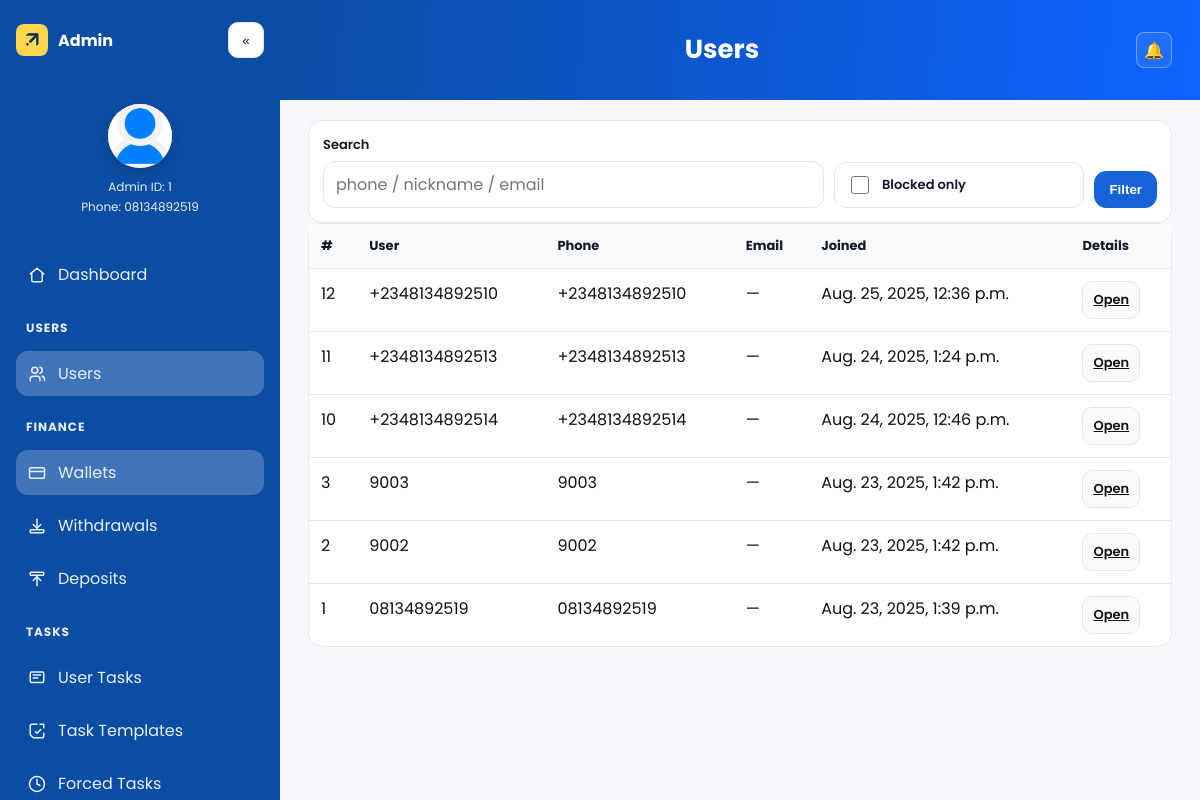
The page /bo/users/ (signed in) on the database as committed earlier.
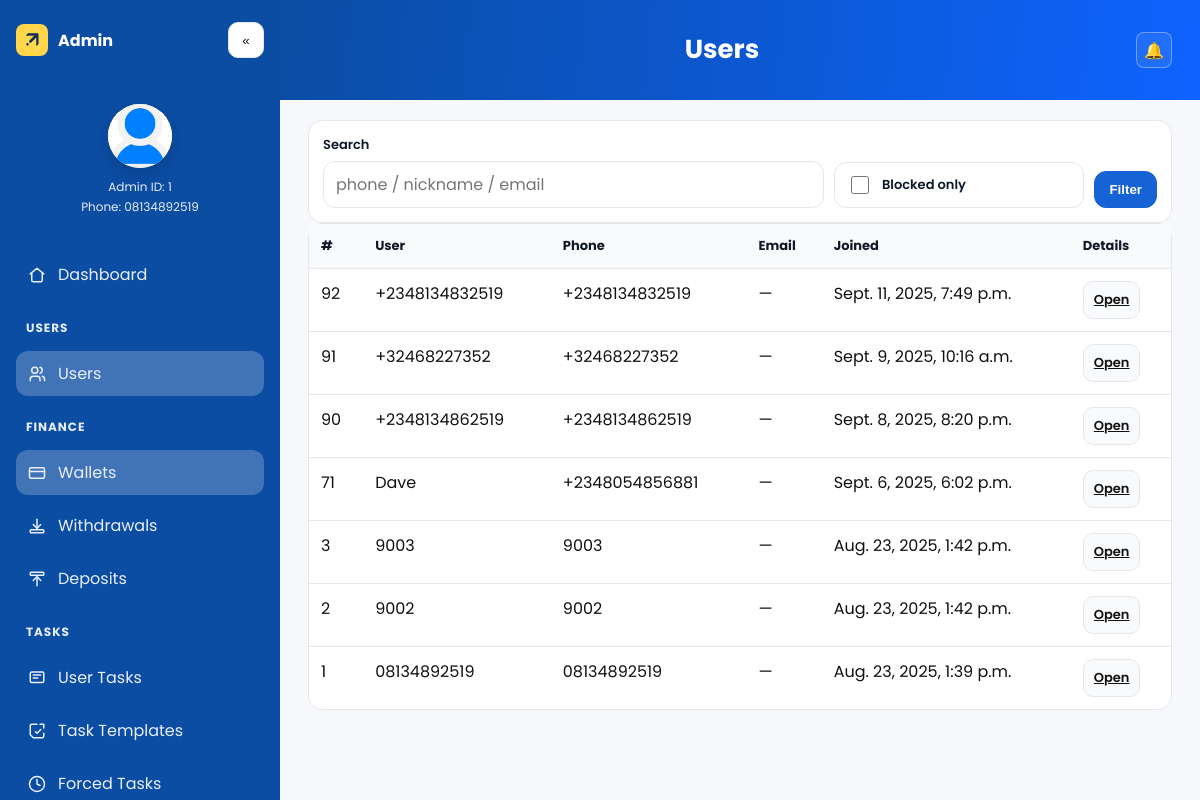
The same page on the database as committed later.
### main/models.py (models this page shows, shortened)
class CustomUser(AbstractUser):
    username = None
    phone = models.CharField(max_length=20, unique=True)
    invitation_code = models.CharField(max_length=50, blank=True, null=True)
    nickname   = models.CharField(max_length=50, blank=True)
    avatar     = models.ImageField(upload_to="avatars/%Y/%m/", blank=True, null=True)
    avatar_url = models.URLField(blank=True, null=True, validators=[URLValidator()])
    signup_ip = models.GenericIPAddressField(blank=True, null=True)
    signup_country = models.CharField(max_length=100, blank=True, null=True)
    last_login_ip = models.GenericIPAddressField(blank=True, null=True)
    last_login_country = models.CharField(max_length=100, blank=True, null=True)
    tx_pin_hash = models.CharField(max_length=128, blank=True)
    tx_pin_changed_at = models.DateTimeField(blank=True, null=True)
    tx_pin_attempts = models.PositiveIntegerField(default=0)
    tx_pin_locked_until = models.DateTimeField(blank=True, null=True)
    USERNAME_FIELD = "phone"
    REQUIRED_FIELDS = []
    objects = CustomUserManager()
    def __str__(self) -> str:
        return self.nickname or self.phone

### main/admin_view.py (the view)
# urls.py: path("bo/users/", bo.bo_users, name="bo_users"),
@login_required
@user_passes_test(staff_or_manager)
def bo_users(request):
    q      = (request.GET.get("q") or "").strip()
    blocked = request.GET.get("blocked") == "1"
    qs = CustomUser.objects.all().order_by("-date_joined")
    if q:
        qs = qs.filter(
            Q(phone__icontains=q) |
            Q(nickname__icontains=q) |
            Q(email__icontains=q)
        )
    if blocked:
        qs = qs.filter(task_progress__is_blocked=True)
    page_obj = _paginate(qs, request, per_page=25)
    return render(request, "meta_search/bo/users.html", {
        "active_page": AP["usr"],
        "page_obj": page_obj,
        "q": q, "blocked": blocked,
    })

### main/admin_view.py (called while the page is built)
def staff_or_manager(user):
    return user.is_active and (user.is_staff or user.groups.filter(name="managers").exists())

def _paginate(qs, request, per_page=25, page_param="page"):
    page = request.GET.get(page_param) or 1
    return Paginator(qs, per_page).get_page(page)

### templates/meta_search/bo/users.html (shortened to what this page needs)
{% extends "base_admin.html" %}
{% block page_title %}Users{% endblock %}
{% block content %}
<form method="get" class="card filter-card" role="search">
  <div class="filter-grid">
    <div class="field">
      <label for="q">Search</label>
      <input id="q" class="input" type="text" name="q" value="{{ q }}" placeholder="phone / nickname / email">
    </div>
    <div class="field">
      <label>&nbsp;</label>
      <div class="checkbox-wrap">
        <input id="blocked" type="checkbox" name="blocked" value="1" {% if blocked %}checked{% endif %}>
        <label for="blocked" style="margin:0; font-weight:600; cursor:pointer;">Blocked only</label>
      </div>
    </div>
    <div class="field">
      <label>&nbsp;</label>
      <button class="btn primary" type="submit" style="width:100%;">Filter</button>
    </div>
  </div>
</form>
<div class="card table-card">
  <div class="table-responsive">
    <table class="tbl">
      <thead>
        <tr>
          <th>#</th>
          <th>User</th>
          <th>Phone</th>
          <th>Email</th>
          <th>Joined</th>
          <th>Details</th>
        </tr>
      </thead>
      <tbody>
        {% for u in page_obj %}
          <tr>
            <td data-label="#">{{ u.id }}</td>
            <td data-label="User">{{ u }}</td>
            <td data-label="Phone">{{ u.phone|default:"—" }}</td>
            <td data-label="Email">{{ u.email|default:"—" }}</td>
            <td data-label="Joined">{{ u.date_joined }}</td>
            <td data-label="Details">
              <div class="actions">
                <a class="btn small" href="{% url 'bo_user_detail' u.id %}">Open</a>
              </div>
            </td>
          </tr>
        {% empty %}
          <tr>
            <td colspan="6" style="padding:16px;">No users.</td>
          </tr>
        {% endfor %}
      </tbody>
    </table>
  </div>
</div>
{% endblock %}

### templates/base_admin.html (shortened to what this page needs)
{% load static %}
<!DOCTYPE html>
<html lang="en">
<head>
  <link rel="stylesheet" href="{% static 'meta_search/base_admin_layout.css' %}">
</head>
<body>
  <div class="app {% block app_classes %}{% endblock %}" id="app">
    <aside class="sidebar" id="sidebar">
      <div class="brand">
        <a class="brand-button" href="{% url 'admin_dashboard' %}" title="Admin Dashboard">
          <img src="{% static 'meta_search/images/logo_emoji.png' %}" alt="Admin" style="width:20px; height:20px; vertical-align:middle;">
        </a>
        <div class="brand-name">Admin</div>
        <button class="sb-toggle sb-toggle-desktop" id="sbToggleDesktop" aria-label="Collapse menu" title="Collapse">«</button>
      </div>
      {% static 'meta_search/images/avatar-placeholder.png' as avatar_placeholder %}
      <div class="profile" title="{{ request.user.nickname|default:request.user.get_full_name|default:request.user.username }}">
        <div class="avatar">
          {% if request.user.avatar %}
            <img src="{{ request.user.avatar.url }}" alt="Admin avatar" width="48" height="48" loading="lazy" onerror="this.src='{{ avatar_placeholder }}'">
          {% elif request.user.avatar_url %}
            <img src="{{ request.user.avatar_url }}" alt="Admin avatar" width="48" height="48" loading="lazy" onerror="this.src='{{ avatar_placeholder }}'">
          {% else %}
            <img src="{{ avatar_placeholder }}" alt="Admin avatar" width="48" height="48" loading="lazy">
          {% endif %}
          <span class="status-dot"></span>
        </div>
        <div class="meta">
          <div class="id">Admin ID: {{ request.user.id }}</div>
          <div class="phone">Phone: {{ request.user.phone|default:'-' }}</div>
        </div>
      </div>
      <nav class="nav" aria-label="Sidebar">
        <a class="link {% if active_page == 'bo_dashboard' %}active{% endif %}" href="{% url 'admin_dashboard' %}" title="Dashboard">
          <svg viewBox="0 0 24 24" width="18" height="18" fill="none" stroke="currentColor" stroke-width="2" stroke-linecap="round" stroke-linejoin="round"><path d="M3 10.5 12 3l9 7.5"/><path d="M5 10v9a2 2 0 0 0 2 2h10a2 2 0 0 0 2-2v-9"/></svg>
          <span class="label">Dashboard</span>
        </a>
        <h6>Users</h6>
        <a class="link {% if active_page == 'bo_users' %}active{% endif %}" href="{% url 'bo_users' %}" title="Users">
          <svg viewBox="0 0 24 24" width="18" height="18" fill="none" stroke="currentColor" stroke-width="2" stroke-linecap="round" stroke-linejoin="round"><path d="M16 21v-2a4 4 0 0 0-4-4H7a4 4 0 0 0-4 4v2"/><circle cx="9" cy="7" r="4"/><path d="M22 21v-2a4 4 0 0 0-3-3.87"/><path d="M16 3.13a4 4 0 0 1 0 7.75"/></svg>
          <span class="label">Users</span>
        </a>
        <h6>Finance</h6>
        <a class="link {% if active_page == 'bo_users' %}active{% endif %}" href="{% url 'bo_users' %}" title="Wallets">
          <svg viewBox="0 0 24 24" width="18" height="18" fill="none" stroke="currentColor" stroke-width="2" stroke-linecap="round" stroke-linejoin="round"><rect x="2" y="5" width="20" height="14" rx="2"/><path d="M2 10h20"/></svg>
          <span class="label">Wallets</span>
        </a>
        <a class="link {% if active_page == 'bo_withdrawals' %}active{% endif %}" href="{% url 'bo_withdrawals' %}" title="Withdrawals">
          <svg viewBox="0 0 24 24" width="18" height="18" fill="none" stroke="currentColor" stroke-width="2" stroke-linecap="round" stroke-linejoin="round"><path d="M12 3v12"/><path d="M7 10l5 5 5-5"/><rect x="3" y="17" width="18" height="4" rx="1"/></svg>
          <span class="label">Withdrawals</span>
        </a>
        <a class="link {% if active_page == 'bo_deposits' %}active{% endif %}" href="{% url 'bo_deposits' %}" title="Deposits">
          <svg viewBox="0 0 24 24" width="18" height="18" fill="none" stroke="currentColor" stroke-width="2" stroke-linecap="round" stroke-linejoin="round"><path d="M12 21V9"/><path d="M17 14l-5-5-5 5"/><rect x="3" y="3" width="18" height="4" rx="1"/></svg>
          <span class="label">Deposits</span>
        </a>
        <h6>Tasks</h6>
        <a class="link {% if active_page == 'bo_tasks' %}active{% endif %}" href="{% url 'bo_tasks' %}" title="User Tasks">
          <svg viewBox="0 0 24 24" width="18" height="18" fill="none" stroke="currentColor" stroke-width="2" stroke-linecap="round" stroke-linejoin="round"><rect x="3" y="4" width="18" height="14" rx="2"/><path d="M7 8h10M7 12h6"/></svg>
          <span class="label">User Tasks</span>
        </a>
        <a class="link {% if active_page == 'bo_templates' %}active{% endif %}" href="{% url 'bo_templates' %}" title="Task Templates">
          <svg viewBox="0 0 24 24" width="18" height="18" fill="none" stroke="currentColor" stroke-width="2" stroke-linecap="round" stroke-linejoin="round"><path d="M21 15v4a2 2 0 0 1-2 2H7l-4-4V5a2 2 0 0 1 2-2h7"/><path d="M16 3h5v5"/><path d="M10 13l2 2 5-5"/></svg>
          <span class="label">Task Templates</span>
        </a>
        <a class="link {% if active_page == 'bo_directives' %}active{% endif %}" href="{% url 'bo_directives' %}" title="Forced Tasks">
          <svg viewBox="0 0 24 24" width="18" height="18" fill="none" stroke="currentColor" stroke-width="2" stroke-linecap="round" stroke-linejoin="round"><circle cx="12" cy="12" r="10"/><path d="M12 6v6l4 2"/></svg>
          <span class="label">Forced Tasks</span>
        </a>
      </nav>
    </aside>
    <main class="main">
      <div class="topbar">
        <div class="title-center" role="heading" aria-level="1">
          {% block page_title %}{{ block.super|default:"Admin" }}{% endblock %}
        </div>
        <div class="bell" title="Announcements">
          <a href="{% url 'bo_announcements' %}" aria-label="Announcements">🔔</a>
        </div>
      </div>
      {% block content %}{% endblock %}
    </main>
  </div>
</body>
</html>

### static/meta_search/base_admin_layout.css (style rules this page uses)
:root { --blue:#0b4da3; --text:#111; --muted:#6b7280; --border:#e5e7eb; --card:#ffffff; --bg:#f7f8fb; --radius:14px; --topbar-h: 56px; --page-pad: 28px; }
html { -webkit-text-size-adjust: 100%; text-size-adjust: 100%; }
html, body, .app, .main { max-width: 100%; overflow-x: hidden; }
* { box-sizing:border-box; }
html,body { height:100%; }
body { margin:0; font-family:"Poppins", system-ui, -apple-system, Segoe UI, Roboto, Helvetica, Arial, "Apple Color Emoji","Segoe UI Emoji"; color:var(--text); background:var(--bg); }
.app { display:grid; grid-template-columns:280px 1fr; min-height:100vh; }
.sidebar { background:var(--blue); color:#fff; padding:22px 16px; position:sticky; top:0; display:flex; flex-direction:column; height:100vh; overflow-y:auto; overflow-x:hidden; -webkit-overflow-scrolling: touch; overscroll-behavior: contain; }
.brand { display:flex; align-items:center; gap:10px; margin-bottom:22px; }
.brand-button { height:32px; width:32px; border-radius:8px; background:#ffd54a; display:grid; place-items:center; font-weight:700; color:#111; text-decoration:none; }
.brand-name { font-weight:700; }
.sb-toggle { border:1px solid var(--border); height:36px; width:36px; border-radius:10px; background:#fff; color:var(--text); display:grid; place-items:center; cursor:pointer; transition: transform .12s ease, box-shadow .2s ease, background-color .2s ease, border-color .2s ease; }
.profile { display:flex; flex-direction:column; align-items:center; gap:10px; margin:24px 0 18px; text-align:center; }
.avatar { height:64px; width:64px; border-radius:50%; background:#ffe6b3; overflow:hidden; position:relative; box-shadow:0 6px 16px rgba(0,0,0,.15); }
.avatar img { height:100%; width:100%; object-fit:cover; display:block; }
.status-dot { position:absolute; right:-2px; bottom:-2px; height:12px; width:12px; border-radius:50%; background:#4ade80; border:3px solid var(--blue); }
.meta { display:flex; flex-direction:column; gap:2px; }
.meta .id { font-size:12px; opacity:.9; }
.meta .phone { font-size:12px; opacity:.9; }
.nav { margin-top:18px; display:grid; gap:8px; }
.nav h6 { font-size:12px; letter-spacing:.08em; text-transform:uppercase; opacity:.9; margin:14px 10px 6px; }
.link { display:flex; align-items:center; gap:12px; padding:10px 12px; border-radius:12px; text-decoration:none; color:#e9efff; background:transparent; }
.link.active { background:rgba(255,255,255,.22); }
.link svg { flex:0 0 18px; min-width:18px; }
.label { white-space:nowrap; }
.main { padding: var(--page-pad) var(--page-pad) 48px; }
.topbar { margin: calc(var(--page-pad) * -1) calc(var(--page-pad) * -1) 20px; padding: 16px var(--page-pad); min-height: 100px; background: linear-gradient(96deg, #0b4da3 0%, #0e63ff 100%); color:#fff; display: grid; grid-template-columns: auto 1fr auto; align-items: center; gap: 12px; }
.title-center { grid-column: 2; text-align: center; font-size: 26px; font-weight: 700; color:#fff; line-height:1.2; display:flex; align-items:center; justify-content:center; gap:8px; white-space:nowrap; overflow:hidden; text-overflow:ellipsis; }
.bell { height:36px; width:36px; border:1px solid rgba(255,255,255,.35); border-radius:8px; background:rgba(255,255,255,.08); display:grid; place-items:center; position:relative; color:#fff; }
.bell a { color:inherit; text-decoration:none; }
.card { background:var(--card); border:1px solid var(--border); border-radius:var(--radius); }
.btn { display:inline-flex; align-items:center; gap:8px; padding:10px 14px; border-radius:12px; border:1px solid var(--border); background:#f8fafc; color:#111; font-weight:600; cursor:pointer; transition: transform .12s ease, box-shadow .2s ease, background-color .2s ease, border-color .2s ease; }
.btn.primary { background:#1663d6; color:#fff; border-color:#1663d6; }
.sb-toggle-desktop { display:none; }
@media (min-width: 901px) { .sb-toggle-desktop { display:inline-grid; } }
@media (min-width: 901px) { .sidebar .brand { display:flex; align-items:center; gap:10px; } }
@media (min-width: 901px) { .sb-toggle-desktop { margin-left:auto; border:1px solid var(--border); height:36px; width:36px; border-radius:10px; background:#fff; color:#var(--text); display:grid; place-items:center; cursor:pointer; transition: transform .12s ease, box-shadow .2s ease, background-color .2s ease, border-color .2s ease; } }
@media (min-width:901px) { .sb-toggle-desktop { transform:translateX(0); } }

Rows that differ between the two databases and show on the page:
removed CustomUser: id "12", nickname+phone "+2348134892510", phone "+2348134892510", email "—", date_joined "Aug. 25, 2025, 12:36 p.m."
removed CustomUser: id "11", nickname+phone "+2348134892513", phone "+2348134892513", email "—", date_joined "Aug. 24, 2025, 1:24 p.m."
removed CustomUser: id "10", nickname+phone "+2348134892514", phone "+2348134892514", email "—", date_joined "Aug. 24, 2025, 12:46 p.m."
added CustomUser: id "92", nickname+phone "+2348134832519", phone "+2348134832519", email "—", date_joined "Sept. 11, 2025, 7:49 p.m."
added CustomUser: id "91", nickname+phone "+32468227352", phone "+32468227352", email "—", date_joined "Sept. 9, 2025, 10:16 a.m."
added CustomUser: id "90", nickname+phone "+2348134862519", phone "+2348134862519", email "—", date_joined "Sept. 8, 2025, 8:20 p.m."
added CustomUser: id "71", nickname "Dave", phone "+2348054856881", email "—", date_joined "Sept. 6, 2025, 6:02 p.m."
